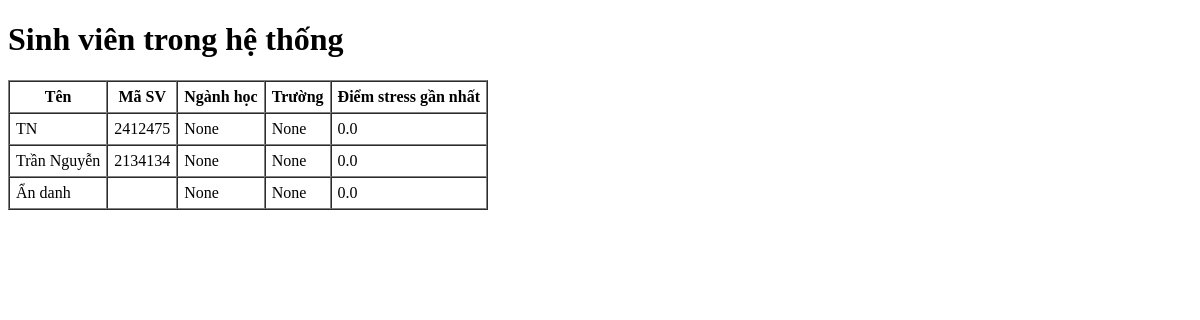
Before: /students with the older database file.
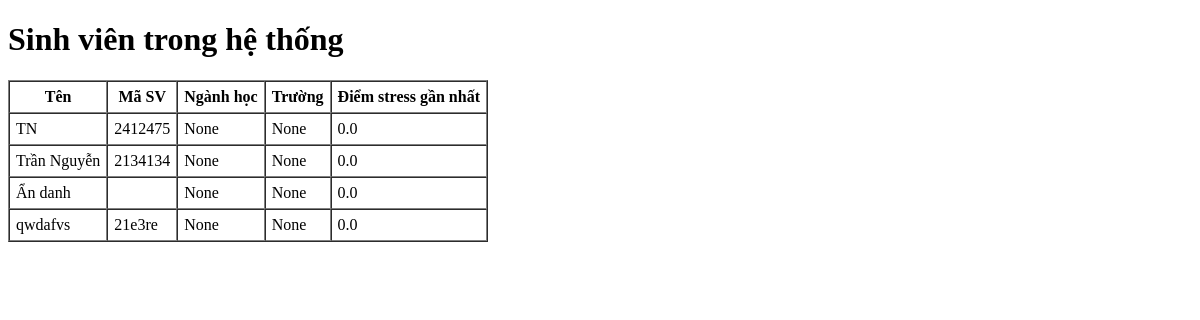
After: the same page with the newer database file.
### createTherapyDB.py (models this page shows)
class Student(Base):
    __tablename__ = "students"
    id = Column(Integer, primary_key=True)
    student_code = Column(String)
    full_name = Column(String, nullable=False)
    email = Column(String)
    phone = Column(String)
    gender = Column(String)
    dob = Column(String)
    major = Column(String)              # ✅ mới
    school = Column(String)             # ✅ mới
    vip_level = Column(Integer, default=0)
    last_stress_score = Column(Float, default=0.0)
    is_active = Column(Integer, default=1)

### app_therapy.py (the view)
@app.route("/students")
def list_students():
    s = Session()
    students = s.query(Student).all()
    return render_template("students.html", students=students)

### templates/students.html (shortened to what this page needs)
<!doctype html>
<html lang="vi">
<head>
</head>
<body>
  <h1>Sinh viên trong hệ thống</h1>
  <table border="1" cellspacing="0" cellpadding="6">
    <tr>
      <th>Tên</th>
      <th>Mã SV</th>
      <th>Ngành học</th>
      <th>Trường</th>
      <th>Điểm stress gần nhất</th>
    </tr>
    {% for s in students %}
    <tr>
      <td>{{ s.full_name }}</td>
      <td>{{ s.student_code }}</td>
      <td>{{ s.major }}</td>
      <td>{{ s.school }}</td>
      <td>{{ s.last_stress_score }}</td>
    </tr>
    {% endfor %}
  </table>
</body>
</html>

Changed rows visible on the page:
added Student: full_name "qwdafvs", student_code "21e3re", major "None", school "None", last_stress_score "0.0"
